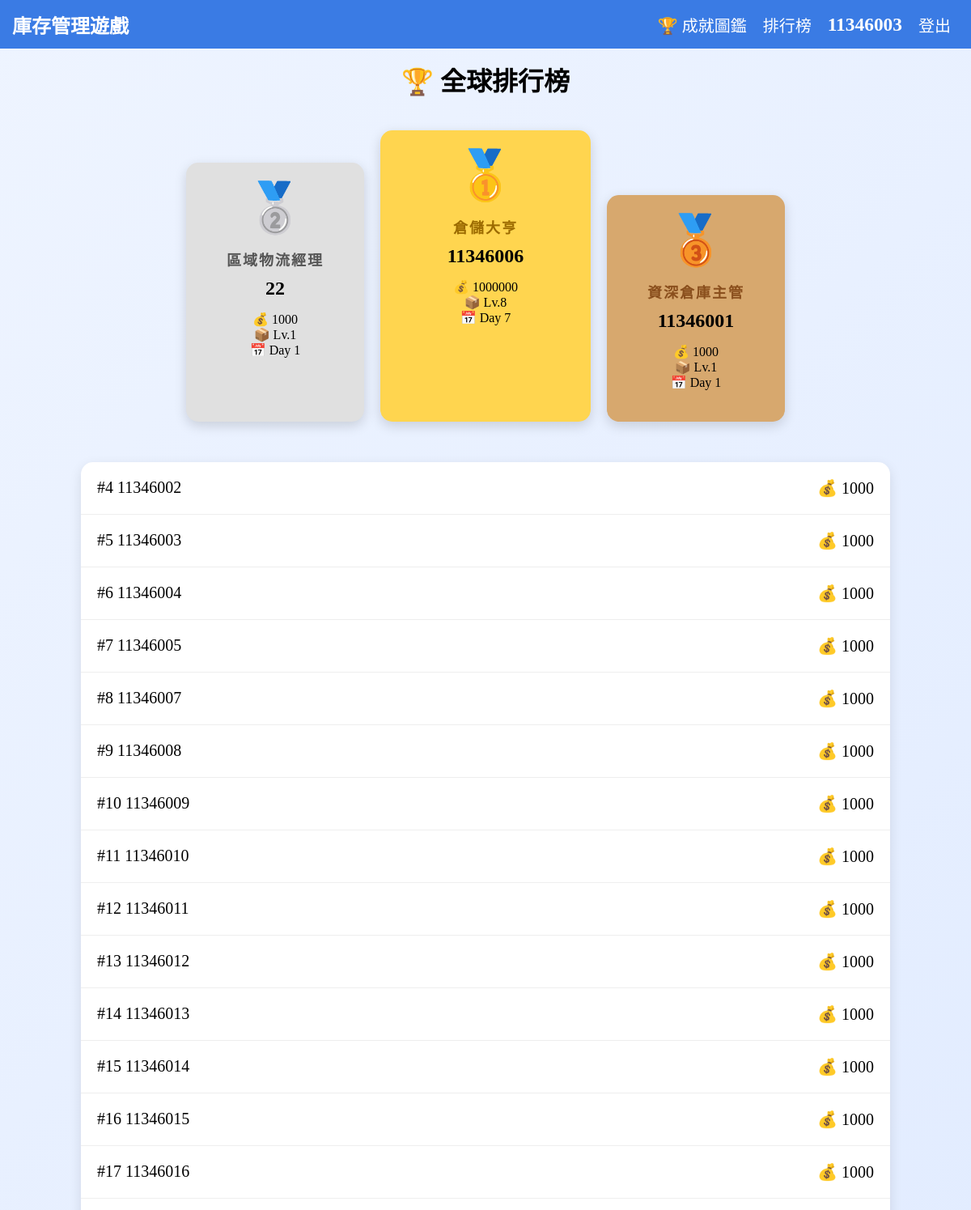
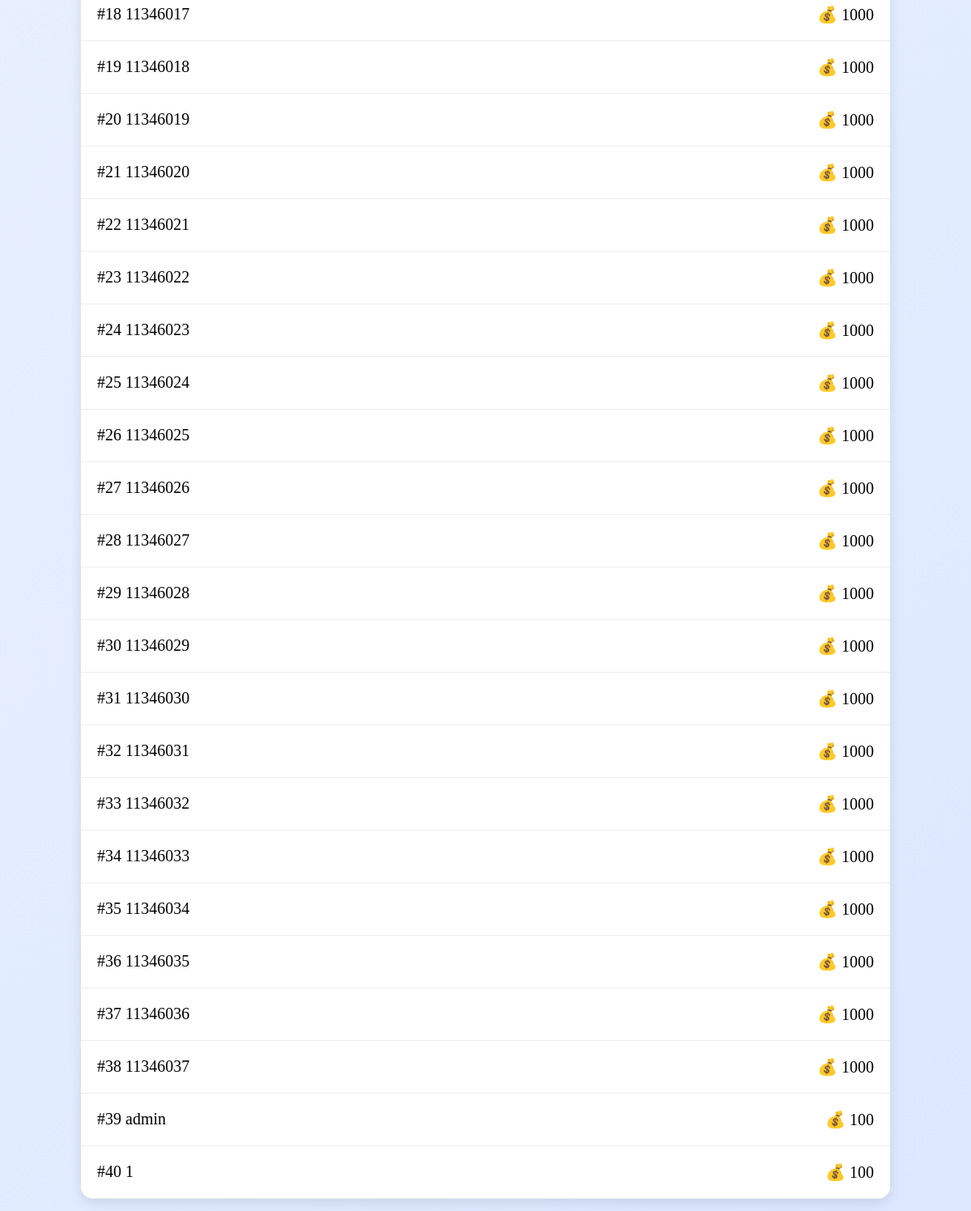
Screenshot of /leaderboard/ (signed in) with the database file from the repository (2 pictures, top to bottom).
### game/models.py (models this page shows, shortened)
class Player(models.Model):
    user = models.OneToOneField(User, on_delete=models.CASCADE)
    money = models.IntegerField(default=1000)
    level = models.IntegerField(default=1)
    exp = models.IntegerField(default=0)
    day = models.IntegerField(default=1)
    phase = models.CharField(max_length=20, default="buy")
    phase_start = models.DateTimeField(default=timezone.now)
    reputation = models.IntegerField(default=100)
    inventory = models.JSONField(default=dict)
    debug_mode = models.BooleanField(default=False)
    total_orders = models.IntegerField(default=0)
    total_sales = models.IntegerField(default=0)
    total_profit = models.IntegerField(default=0)

### game/views.py (the view)
def leaderboard(request):
    players = Player.objects.order_by(
        "-money"
    )
    return render(
        request,
        "game/leaderboard.html",
        {
            "players": players
        }
    )

### templates/game/leaderboard.html
{% extends "base.html" %}
{% load static %}
{% block content %}
    <div class="leaderboard">
        <h1 class="leaderboard_title">
            🏆 全球排行榜
        </h1>
        {% if players|length >= 1 %}
        <div class="podium">
            {% if players|length >= 2 %}
            <div class="podium_item silver">
                <div class="medal">🥈</div>
                <div class="rank_title">區域物流經理</div>
                <h2 class="rank_name">{{ players.1.user.username }}</h2>
                <p>💰 {{ players.1.money }}</p>
                <p>📦 Lv.{{ players.1.level }}</p>
                <p>📅 Day {{ players.1.day }}</p>
            </div>
            {% endif %}
            {% if players|length >= 1 %}
            <div class="podium_item gold">
                <div class="medal">🥇</div>
                <div class="rank_title">倉儲大亨</div>
                <h2 class="rank_name">{{ players.0.user.username }}</h2>
                <p>💰 {{ players.0.money }}</p>
                <p>📦 Lv.{{ players.0.level }}</p>
                <p>📅 Day {{ players.0.day }}</p>
            </div>
            {% endif %}
            {% if players|length >= 3 %}
            <div class="podium_item bronze">
                <div class="medal">🥉</div>
                <div class="rank_title">資深倉庫主管</div>
                <h2 class="rank_name">{{ players.2.user.username }}</h2>
                <p>💰 {{ players.2.money }}</p>
                <p>📦 Lv.{{ players.2.level }}</p>
                <p>📅 Day {{ players.2.day }}</p>
            </div>
            {% endif %}
        </div>
        {% endif %}
        <div class="rank_list">
            {% for player in players %}
            {% if forloop.counter > 3 %}
            <div class="rank_row">
                <div>
                    #{{ forloop.counter }}
                    {{ player.user.username }}
                </div>
                <div>
                    💰 {{ player.money }}
                </div>
            </div>
            {% endif %}
            {% endfor %}
        </div>
    </div>
{% endblock %}

### templates/base.html (shortened to what this page needs)
{% load static %}
<html>
<head>
    <link rel="stylesheet" href="{% static 'css/base.css' %}">
</head>
<body>
    <header>
        <nav>
            <h1 class="title"><a href="{% url 'home' %}">庫存管理遊戲</a></h1>
            <ul class="nav_ul">
                <li>
                    <a href="{% url 'achievements' %}" class="nav_ul_a">
                        🏆 成就圖鑑
                    </a>
                </li>
                <li><a href="{% url 'leaderboard' %}" class="nav_ul_a">排行榜</a></li>
                <li>
                    <h3>{{ request.user.username }}</h3>
                </li>
                <li><a href="{% url 'logout' %}" class="nav_ul_a">登出</a></li>
            </ul>
        </nav>
    </header>
    <main>
        {% block content %}
        {% endblock content %}
    </main>
</body>
</html>

### static/css/base.css (style rules this page uses)
* { padding: 0; margin: 0; box-sizing: border-box; font-family: '微軟正黑體'; }
body { background: linear-gradient( 135deg, #eef4ff, #dce8ff ); }
nav { width: 100%; height: 60px; padding: 0 15px; display: flex; justify-content: space-between; align-items: center; background-color: #3a7be4; box-sizing: border-box; }
.title a { text-decoration: none; color: #fff; }
.nav_ul { display: flex; justify-content: center; align-items: center; list-style: none; }
.nav_ul li { padding: 0 10px; color: #fff; font-size: 20px; }
.nav_ul_a { color: #fff; text-decoration: none; }
main { padding: 15px 40px; display: flex; min-height: 92vh; }
.leaderboard { width:100%; max-width:1000px; margin:auto; }
.leaderboard_title { text-align:center; margin-bottom:40px; }
.podium { display:flex; justify-content:center; align-items:flex-end; gap:20px; margin-bottom:50px; }
.podium_item { text-align:center; padding:20px; border-radius:15px; box-shadow: 0 5px 15px rgba(0,0,0,.15); }
.gold { width:260px; height:360px; background:#ffd54f; }
.silver { width:220px; height:320px; background:#e0e0e0; }
.bronze { width:220px; height:280px; background:#d7a86e; }
.medal { font-size:60px; margin-bottom:15px; }
.rank_name { margin-bottom: 15px; }
.rank_list { background:white; border-radius:15px; overflow:hidden; box-shadow: 0 5px 15px rgba(0,0,0,.1); }
.rank_row { display:flex; justify-content:space-between; padding:20px; border-bottom:1px solid #eee; font-size:20px; }
.rank_title { font-size:18px; font-weight:bold; margin-bottom:10px; color:#333; letter-spacing:2px; }
.gold .rank_title { color:#9c6b00; }
.silver .rank_title { color:#555; }
.bronze .rank_title { color:#8a4f1d; }

### rows the page displays
Player: user.username "22", money "1000", level "1", day "1"
Player: user.username "11346006", money "1000000", level "8", day "7"
Player: user.username "11346001", money "1000", level "1", day "1"
Player: user.username "11346002", money "1000"
Player: user.username "11346003", money "1000"
Player: user.username "11346004", money "1000"
Player: user.username "11346005", money "1000"
Player: user.username "11346007", money "1000"
Player: user.username "11346008", money "1000"
Player: user.username "11346009", money "1000"
Player: user.username "11346010", money "1000"
Player: user.username "11346011", money "1000"
Player: user.username "11346012", money "1000"
Player: user.username "11346013", money "1000"
Player: user.username "11346014", money "1000"
Player: user.username "11346015", money "1000"
Player: user.username "11346016", money "1000"
Player: user.username "11346017", money "1000"
Player: user.username "11346018", money "1000"
Player: user.username "11346019", money "1000"
Player: user.username "11346020", money "1000"
Player: user.username "11346021", money "1000"
Player: user.username "11346022", money "1000"
Player: user.username "11346023", money "1000"
Player: user.username "11346024", money "1000"
Player: user.username "11346025", money "1000"
Player: user.username "11346026", money "1000"
Player: user.username "11346027", money "1000"
Player: user.username "11346028", money "1000"
Player: user.username "11346029", money "1000"
Player: user.username "11346030", money "1000"
Player: user.username "11346031", money "1000"
Player: user.username "11346032", money "1000"
Player: user.username "11346033", money "1000"
Player: user.username "11346034", money "1000"
Player: user.username "11346035", money "1000"
Player: user.username "11346036", money "1000"
Player: user.username "11346037", money "1000"
Player: user.username "admin", money "100"
Player: user.username "1", money "100"

### other values shown
{{ request.user.username }} "11346003"
